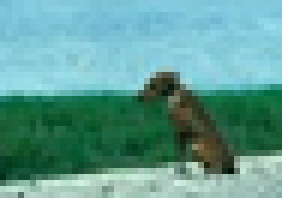
#> input picture 1/1.png, 47 x 33 px, shrunk from 98 x 69 before the run (shown 6 times larger)
$ python KMeans.py ../../1/1.png 3 ../../1/new2.png   (Python 2 division)
#> lines starting #> are read from the running program, lines starting #| are printed output that depends on the picture
from numpy import *
from PIL import Image
import sys

#load piexl of image as list
def loadDataSet(PicName):
#> called with PicName = '../../1/1.png'
    im = Image.open(PicName)
#> im is the input picture: PIL image 47x33 RGBA; mean R, G, B, A 95.6, 156.6, 147.8, 255
    width = im.size[0]
#> width = 47
    height = im.size[1]
#> height = 33
    dataList = []
    for h in xrange(0,height):
    	for w in xrange(0,width):
            pixel = im.getpixel((w, h))[:3]
            dataList.append(pixel)
#> after the loop, dataList = 1551 items, first 6: (116, 189, 209), (120, 191, 212), (128, 200, 221), (126, 199, 219), (132, 204, 224), (132, 205, 225)
    datamat = mat(dataList)
#> datamat = 1551 rows, first 8: [116, 189, 209], [120, 191, 212], [128, 200, 221], [126, 199, 219], [132, 204, 224], [132, 205, 225], [129, 201, 221], [135, 203, 222]
    return width,height,datamat

def createImage(width,height,ca,c,NewPic):
    color = {}
    c_int = [[int(x) for x in inner] for inner in c.tolist()]
    for x in xrange(0,shape(c)[0]):
        color[x] = tuple(c_int[x])
    newimg = Image.new("RGB",(width,height))
    data =[]
    n = shape(ca)[0]
    for x in xrange(0,n):
        data.append(color[int(ca[x,0])])
    newimg.putdata(data)
    newimg.transpose(Image.FLIP_LEFT_RIGHT)
    newimg.save(NewPic)

#Calculate the euclid distance of the given two points
def distEclud(vecA, vecB):
    return sqrt(sum(power(vecA - vecB, 2)))

def randCent(dataSet, k=4):
    n = shape(dataSet)[1]
    centroids = mat(zeros((k,n)))#create centroid mat
    for j in range(n):#create random cluster centers, within bounds of each dimension
        minJ = min(dataSet[:,j])
        rangeJ = float(max(dataSet[:,j]) - minJ)
        centroids[:,j] = mat(minJ + rangeJ * random.rand(k,1))
    return centroids

def KMeans(dataSet, k, distMeas=distEclud, createCent=randCent):
    m = shape(dataSet)[0]
    clusterAssment = mat(zeros((m,2)))#create mat to assign data points
                                      #to a centroid, also holds SE of each point
    centroids = createCent(dataSet, k)
    clusterChanged = True
    while clusterChanged:
        clusterChanged = False
        for i in range(m):#for each data point assign it to the closest centroid
            minDist = inf; minIndex = -1
            for j in range(k):
                distJI = distMeas(centroids[j,:],dataSet[i,:])
                if distJI < minDist:
                    minDist = distJI; minIndex = j
            if clusterAssment[i,0] != minIndex: clusterChanged = True
            clusterAssment[i,:] = minIndex,minDist**2
        print centroids
        for cent in range(k):#recalculate centroids
            ptsInClust = dataSet[nonzero(clusterAssment[:,0].A==cent)[0]]#get all the point in this cluster
            centroids[cent,:] = mean(ptsInClust, axis=0) #assign centroid to mean
    return centroids, clusterAssment


def biKmeans(dataSet, k, distMeas=distEclud):
    m = shape(dataSet)[0]
    clusterAssment = mat(zeros((m,2)))
    centroid0 = mean(dataSet, axis=0).tolist()[0]
    centList =[centroid0] #create a list with one centroid
    for j in range(m):#calc initial Error
        clusterAssment[j,1] = distMeas(mat(centroid0), dataSet[j,:])**2
    while (len(centList) < k):
        lowestSSE = inf
        for i in range(len(centList)):
            ptsInCurrCluster = dataSet[nonzero(clusterAssment[:,0].A==i)[0],:]#get the data points currently in cluster i
            centroidMat, splitClustAss = KMeans(ptsInCurrCluster, 2, distMeas)
            sseSplit = sum(splitClustAss[:,1])#compare the SSE to the currrent minimum
            sseNotSplit = sum(clusterAssment[nonzero(clusterAssment[:,0].A!=i)[0],1])
            print "sseSplit, and notSplit: ",sseSplit,sseNotSplit
            if (sseSplit + sseNotSplit) < lowestSSE:
                bestCentToSplit = i
                bestNewCents = centroidMat
                bestClustAss = splitClustAss.copy()
                lowestSSE = sseSplit + sseNotSplit
        bestClustAss[nonzero(bestClustAss[:,0].A == 1)[0],0] = len(centList) #change 1 to 3,4, or whatever
        bestClustAss[nonzero(bestClustAss[:,0].A == 0)[0],0] = bestCentToSplit
        print 'the bestCentToSplit is: ',bestCentToSplit
        print 'the len of bestClustAss is: ', len(bestClustAss)
        centList[bestCentToSplit] = bestNewCents[0,:].tolist()[0]#replace a centroid with two best centroids
        centList.append(bestNewCents[1,:].tolist()[0])
        clusterAssment[nonzero(clusterAssment[:,0].A == bestCentToSplit)[0],:]= bestClustAss#reassign new clusters, and SSE
    return mat(centList), clusterAssment

if __name__ == '__main__':
    if len(sys.argv) != 4:
        print "input the image name and k and new image name"
        sys.exit()
    else:
        imageurl = sys.argv[1]
        k = int(sys.argv[2])
        newi = sys.argv[3]
    width,height,dataset = loadDataSet(imageurl)
#> width = 47; height = 33; dataset has the same summary as datamat in loadDataSet
    c,ca = biKmeans(dataset,k)
#> in biKmeans, `centroid0 = mean(dataSet, axis=0).tolist()[0]`: centroid0 = [95.65, 156.6, 147.8]
#> in biKmeans, `centList =[centroid0]`: centList = [[95.65, 156.6, 147.8]]
#> after the loop in biKmeans, `for j in range(m):#calc initial Error`: clusterAssment = 1551 pairs, first value 0 to 0, second value 53.65 to 49609.9
#> the loop in biKmeans, `while (len(centList) < k):` made 2 passes
#> (printed output is left out)
#> after the loop in biKmeans, `while (len(centList) < k):`: bestCentToSplit = 1; bestClustAss = 928 pairs, first value 1 to 2, second value 0.615 to 12140.2; bestNewCents = [[163.4, 197.8, 183.5], [131.5, 202.2, 217.4]]; centList = [[30.61, 90.27, 56.49], [163.4, 197.8, 183.5], [131.5, 202.2, 217.4]]; clusterAssment = 1551 pairs, first value 0 to 2, second value 0.615 to 14426.2
#> c has the same summary as centList in biKmeans; ca has the same summary as clusterAssment in biKmeans
    createImage(width,height,ca,c,newi)
#> in createImage, `c_int = [[int(x) for x in inner] for inner in c.tolist()]`: c_int = [[30, 90, 56], [163, 197, 183], [131, 202, 217]]
#> after the loop in createImage, `for x in xrange(0,shape(c)[0]):`: color = {0: (30, 90, 56), 1: (163, 197, 183), 2: (131, 202, 217)}
#> in createImage, `newimg = Image.new("RGB",(width,height))`: newimg: PIL image 47x33 RGB; every value is 0
#> after the loop in createImage, `for x in xrange(0,n):`: data = 1551 items, first 6: (131, 202, 217), (131, 202, 217), (131, 202, 217), (131, 202, 217), (131, 202, 217), (131, 202, 217)
#> in createImage, `newimg.putdata(data)`:
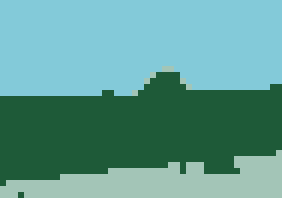
#> newimg: PIL image 47x33 RGB (shown 6 times larger); mean R, G, B 95.1, 156.3, 147.4
